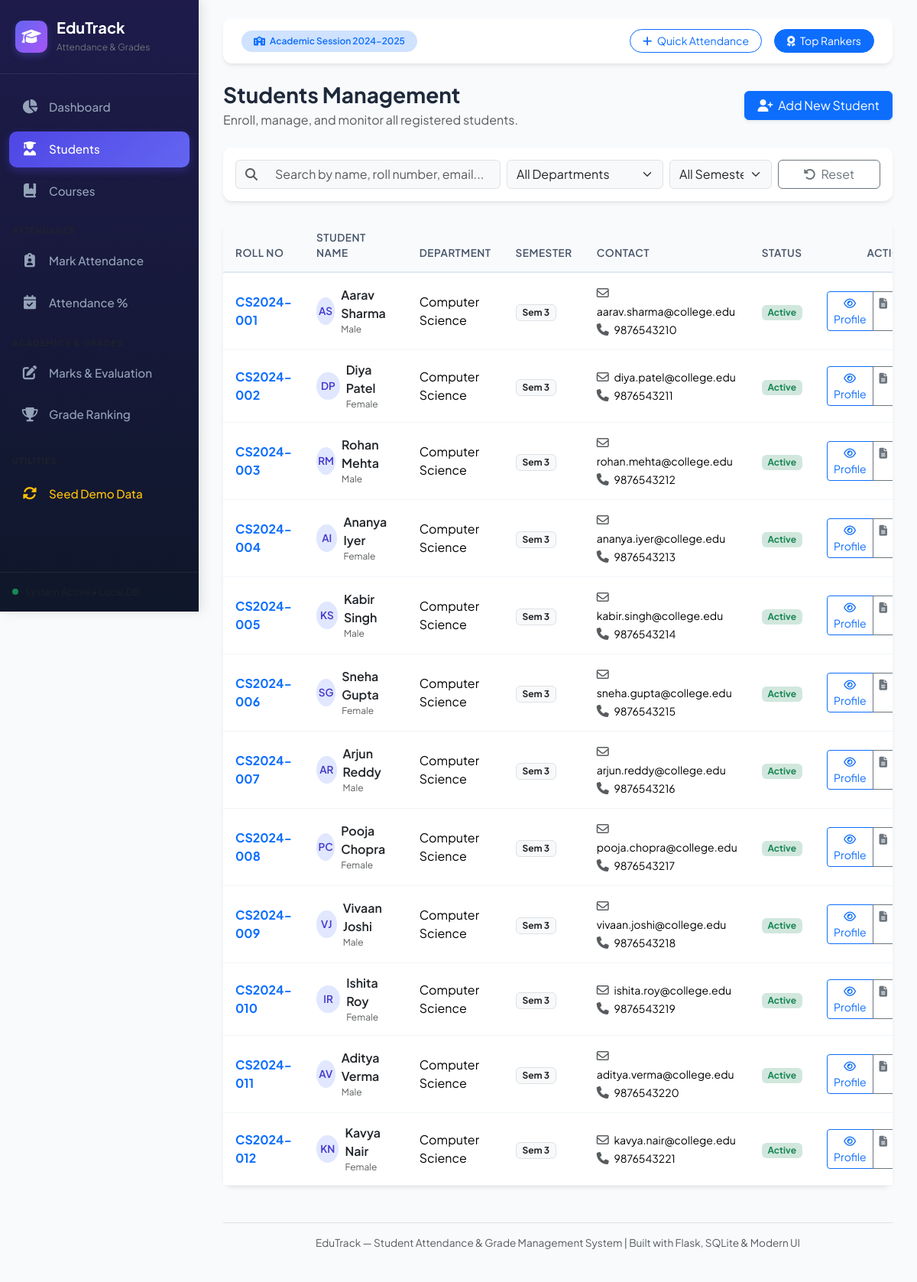
/students, run on the app's committed database.
### tables this page shows
CREATE TABLE students (
                id INTEGER PRIMARY KEY AUTOINCREMENT,
                roll_number TEXT UNIQUE NOT NULL,
                first_name TEXT NOT NULL,
                last_name TEXT NOT NULL,
                email TEXT UNIQUE NOT NULL,
                phone TEXT,
                department TEXT NOT NULL DEFAULT 'Computer Science',
                semester INTEGER NOT NULL DEFAULT 1,
                gender TEXT DEFAULT 'Male',
                admission_date DATE DEFAULT (date('now')),
                status TEXT DEFAULT 'Active'
            );

### app.py (the view)
@app.route('/students')
def students():
    search = request.args.get('search', '').strip()
    department = request.args.get('department', '').strip()
    semester = request.args.get('semester', '').strip()
    student_list = models.get_all_students(
        search_query=search or None,
        department=department or None,
        semester=int(semester) if semester and semester.isdigit() else None
    )
    all_courses = models.get_all_courses()
    return render_template('students.html', students=student_list, courses=all_courses, search=search, selected_dept=department, selected_sem=semester)

### database.py (called while the page is built)
def get_db():
    conn = sqlite3.connect(DB_PATH)
    conn.row_factory = sqlite3.Row
    conn.execute("PRAGMA foreign_keys = ON")
    return conn

### models.py (called while the page is built)
def get_all_students(search_query=None, department=None, semester=None):
    with get_db() as conn:
        cursor = conn.cursor()
        query = "SELECT * FROM students WHERE 1=1"
        params = []
        if search_query:
            query += " AND (roll_number LIKE ? OR first_name LIKE ? OR last_name LIKE ? OR email LIKE ?)"
            wildcard = f"%{search_query.strip()}%"
            params.extend([wildcard, wildcard, wildcard, wildcard])
        if department:
            query += " AND department = ?"
            params.append(department)
        if semester:
            query += " AND semester = ?"
            params.append(semester)
        query += " ORDER BY roll_number ASC"
        cursor.execute(query, params)
        return [dict(row) for row in cursor.fetchall()]

def get_all_courses(search_query=None):
    with get_db() as conn:
        cursor = conn.cursor()
        query = '''
            SELECT c.*, COUNT(e.student_id) as enrolled_count
            FROM courses c
            LEFT JOIN enrollments e ON c.id = e.course_id
            WHERE 1=1
        '''
        params = []
        if search_query:
            query += " AND (c.course_code LIKE ? OR c.course_name LIKE ? OR c.instructor LIKE ?)"
            wildcard = f"%{search_query.strip()}%"
            params.extend([wildcard, wildcard, wildcard])
        query += " GROUP BY c.id ORDER BY c.course_code ASC"
        cursor.execute(query, params)
        return [dict(row) for row in cursor.fetchall()]

### templates/students.html (shortened to what this page needs)
{% extends 'base.html' %}
{% block content %}
<div class="d-flex justify-content-between align-items-center mb-4 flex-wrap gap-2">
    <div>
        <h3 class="fw-bold mb-1">Students Management</h3>
        <p class="text-muted mb-0">Enroll, manage, and monitor all registered students.</p>
    </div>
    <div>
        <button type="button" class="btn btn-primary px-3 shadow-sm" data-bs-toggle="modal" data-bs-target="#addStudentModal">
            <i class="fa-solid fa-user-plus me-1"></i> Add New Student
        </button>
    </div>
</div>
<div class="card p-3 mb-4">
    <form method="GET" action="{{ url_for('students') }}" class="row g-2 align-items-center">
        <div class="col-md-5">
            <div class="input-group">
                <span class="input-group-text bg-light border-end-0"><i class="fa-solid fa-magnifying-glass text-muted"></i></span>
                <input type="text" class="form-control bg-light border-start-0 table-search-input" data-table-id="studentsTable" name="search" value="{{ search }}" placeholder="Search by name, roll number, email...">
            </div>
        </div>
        <div class="col-md-3">
            <select name="department" class="form-select bg-light" onchange="this.form.submit()">
                <option value="">All Departments</option>
            </select>
        </div>
        <div class="col-md-2">
            <select name="semester" class="form-select bg-light" onchange="this.form.submit()">
                <option value="">All Semesters</option>
            </select>
        </div>
        <div class="col-md-2">
            <a href="{{ url_for('students') }}" class="btn btn-outline-secondary w-100">
                <i class="fa-solid fa-rotate-left me-1"></i> Reset
            </a>
        </div>
    </form>
</div>
<div class="card">
    <div class="table-responsive">
        <table class="table table-custom align-middle mb-0" id="studentsTable">
            <thead>
                <tr>
                    <th>Roll No</th>
                    <th>Student Name</th>
                    <th>Department</th>
                    <th>Semester</th>
                    <th>Contact</th>
                    <th>Status</th>
                    <th class="text-end">Actions</th>
                </tr>
            </thead>
            <tbody>
                {% for s in students %}
                <tr>
                    <td>
                        <span class="fw-bold text-primary">{{ s.roll_number }}</span>
                    </td>
                    <td>
                        <div class="d-flex align-items-center gap-2">
                            <span class="student-avatar-pill">{{ s.first_name[:1] }}{{ s.last_name[:1] }}</span>
                            <div>
                                <a href="{{ url_for('student_detail', student_id=s.id) }}" class="fw-semibold text-dark text-decoration-none">
                                    {{ s.first_name }} {{ s.last_name }}
                                </a>
                                <div class="text-muted" style="font-size: 0.75rem;">{{ s.gender }}</div>
                            </div>
                        </div>
                    </td>
                    <td>{{ s.department }}</td>
                    <td><span class="badge bg-light text-dark border">Sem {{ s.semester }}</span></td>
                    <td>
                        <div><i class="fa-regular fa-envelope text-muted me-1"></i> <small>{{ s.email }}</small></div>
                        {% if s.phone %}
                        <div><i class="fa-solid fa-phone text-muted me-1"></i> <small>{{ s.phone }}</small></div>
                        {% endif %}
                    </td>
                    <td>
                        <span class="badge {% if s.status == 'Active' %}bg-success-subtle text-success{% else %}bg-secondary-subtle text-secondary{% endif %}">
                            {{ s.status }}
                        </span>
                    </td>
                    <td class="text-end">
                        <div class="btn-group btn-group-sm">
                            <a href="{{ url_for('student_detail', student_id=s.id) }}" class="btn btn-outline-primary" title="View Profile & Academic Record">
                                <i class="fa-regular fa-eye"></i> Profile
                            </a>
                            <a href="{{ url_for('report_card', student_id=s.id) }}" class="btn btn-outline-secondary" title="View Report Card" target="_blank">
                                <i class="fa-solid fa-file-lines"></i>
                            </a>
                        </div>
                    </td>
                </tr>
                {% endfor %}
            </tbody>
        </table>
    </div>
</div>
{% endblock %}

### static/css/style.css (style rules this page uses)
:root { --primary-color: #4f46e5; --primary-hover: #4338ca; --primary-light: #e0e7ff; --secondary-color: #64748b; --success-color: #10b981; --success-light: #d1fae5; --warning-color: #f59e0b; --warning-light: #fef3c7; --danger-color: #ef4444; --danger-light: #fee2e2; --dark-bg: #0f172a; --sidebar-bg: #1e1b4b; --sidebar-hover: #2e287a; --card-shadow: 0 4px 6px -1px rgba(0, 0, 0, 0.07), 0 2px 4px -2px rgba(0, 0, 0, 0.05); --border-radius: 12px; }
body { font-family: 'Plus Jakarta Sans', system-ui, -apple-system, sans-serif; background-color: #f8fafc; color: #1e293b; min-height: 100vh; }
.card { border: none; border-radius: var(--border-radius); box-shadow: var(--card-shadow); background: #ffffff; transition: transform 0.2s ease, box-shadow 0.2s ease; }
.table-custom { margin-bottom: 0; }
.table-custom thead th { background-color: #f8fafc; color: #475569; font-weight: 600; font-size: 0.85rem; text-transform: uppercase; letter-spacing: 0.5px; border-bottom: 2px solid #e2e8f0; padding: 14px 16px; }
.table-custom tbody td { padding: 14px 16px; vertical-align: middle; border-bottom: 1px solid #f1f5f9; }
.student-avatar-pill { width: 36px; height: 36px; border-radius: 50%; background: #e0e7ff; color: #4338ca; display: inline-flex; align-items: center; justify-content: center; font-weight: 600; font-size: 0.85rem; }

### data on the page
students: roll_number "CS2024-001", first_name "A", last_name "S", first_name "Aarav", last_name "Sharma", gender "Male", department "Computer Science", semester "3", email "aarav.sharma@college.edu", phone "9876543210", status "Active"
students: roll_number "CS2024-002", first_name "D", last_name "P", first_name "Diya", last_name "Patel", gender "Female", department "Computer Science", semester "3", email "diya.patel@college.edu", phone "9876543211", status "Active"
students: roll_number "CS2024-003", first_name "R", last_name "M", first_name "Rohan", last_name "Mehta", gender "Male", department "Computer Science", semester "3", email "rohan.mehta@college.edu", phone "9876543212", status "Active"
students: roll_number "CS2024-004", first_name "A", last_name "I", first_name "Ananya", last_name "Iyer", gender "Female", department "Computer Science", semester "3", email "ananya.iyer@college.edu", phone "9876543213", status "Active"
students: roll_number "CS2024-005", first_name "K", last_name "S", first_name "Kabir", last_name "Singh", gender "Male", department "Computer Science", semester "3", email "kabir.singh@college.edu", phone "9876543214", status "Active"
students: roll_number "CS2024-006", first_name "S", last_name "G", first_name "Sneha", last_name "Gupta", gender "Female", department "Computer Science", semester "3", email "sneha.gupta@college.edu", phone "9876543215", status "Active"
students: roll_number "CS2024-007", first_name "A", last_name "R", first_name "Arjun", last_name "Reddy", gender "Male", department "Computer Science", semester "3", email "arjun.reddy@college.edu", phone "9876543216", status "Active"
students: roll_number "CS2024-008", first_name "P", last_name "C", first_name "Pooja", last_name "Chopra", gender "Female", department "Computer Science", semester "3", email "pooja.chopra@college.edu", phone "9876543217", status "Active"
students: roll_number "CS2024-009", first_name "V", last_name "J", first_name "Vivaan", last_name "Joshi", gender "Male", department "Computer Science", semester "3", email "vivaan.joshi@college.edu", phone "9876543218", status "Active"
students: roll_number "CS2024-010", first_name "I", last_name "R", first_name "Ishita", last_name "Roy", gender "Female", department "Computer Science", semester "3", email "ishita.roy@college.edu", phone "9876543219", status "Active"
students: roll_number "CS2024-011", first_name "A", last_name "V", first_name "Aditya", last_name "Verma", gender "Male", department "Computer Science", semester "3", email "aditya.verma@college.edu", phone "9876543220", status "Active"
students: roll_number "CS2024-012", first_name "K", last_name "N", first_name "Kavya", last_name "Nair", gender "Female", department "Computer Science", semester "3", email "kavya.nair@college.edu", phone "9876543221", status "Active"
